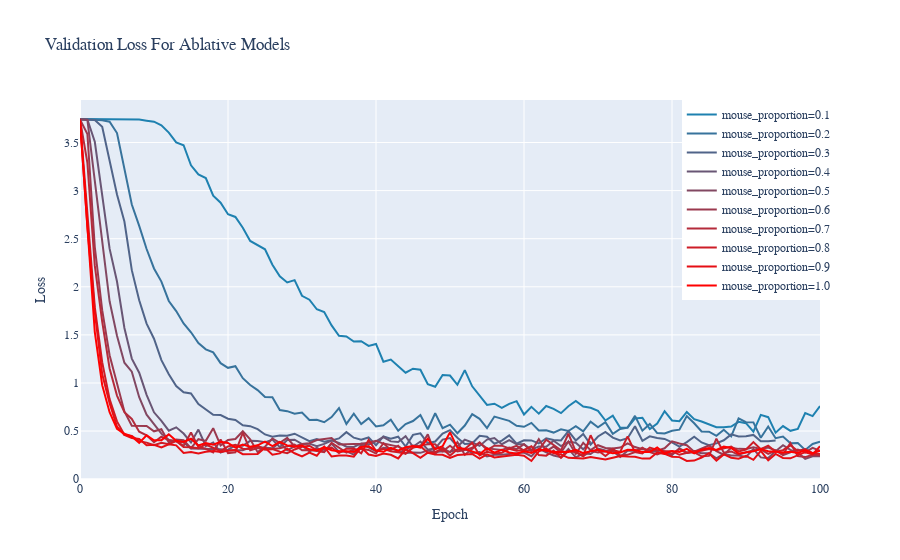
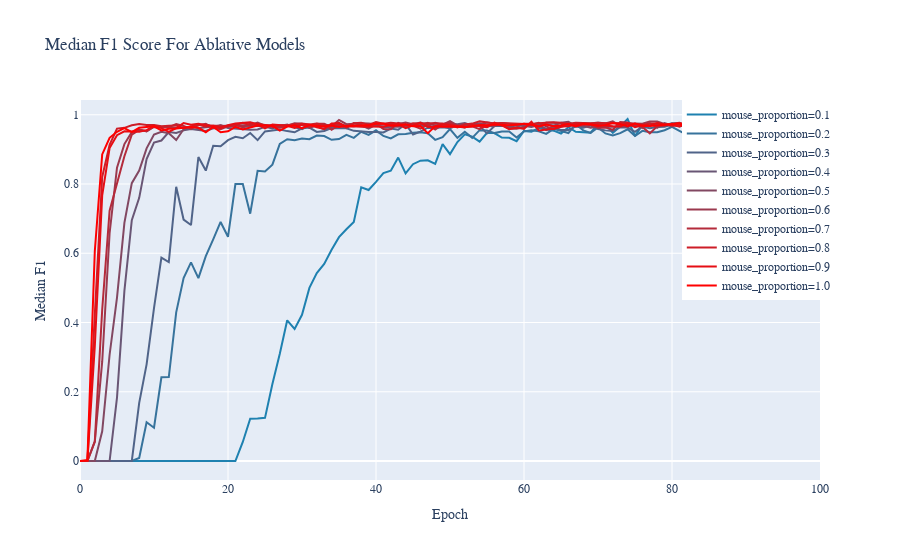
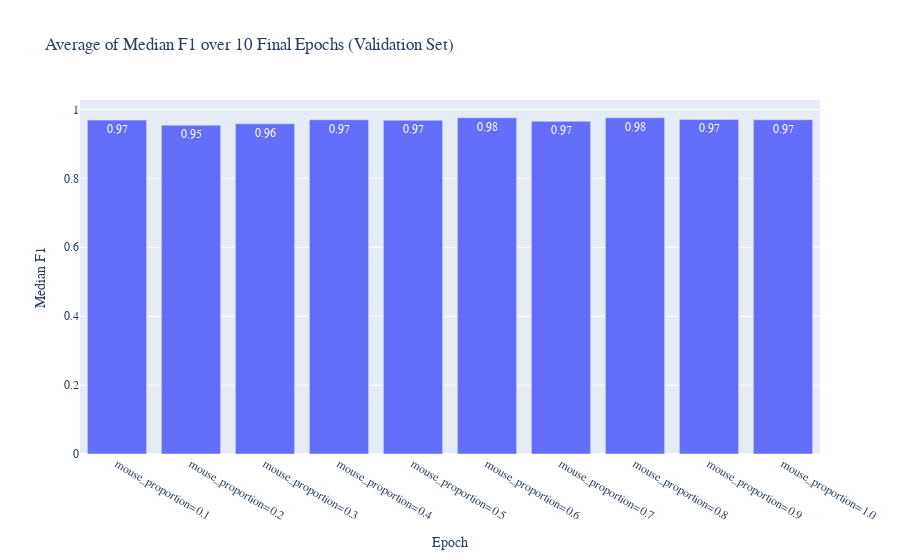
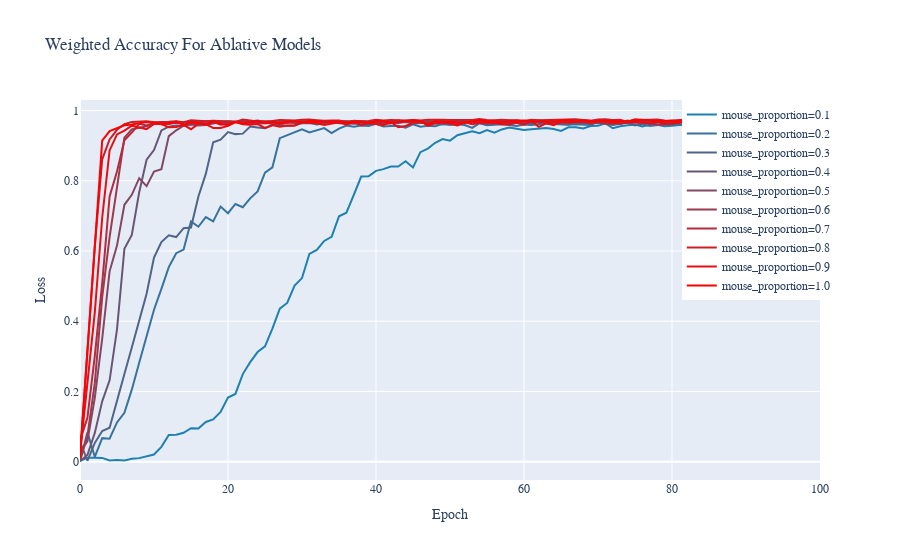

The cell these charts' notebook holds for them, in order:
### Code cell
plot(runs, 'ablation_3_mouse')
